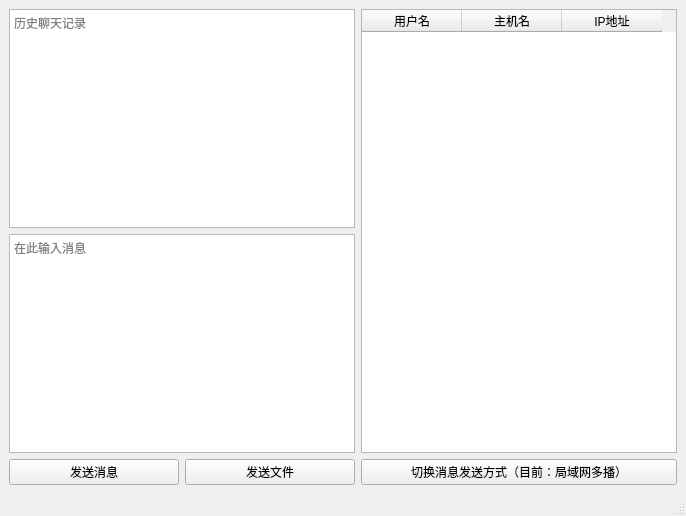
<?xml version="1.0" encoding="UTF-8"?>
<ui version="4.0">
 <class>ChatWindow</class>
 <widget class="QMainWindow" name="ChatWindow">
  <property name="geometry">
   <rect>
    <x>0</x>
    <y>0</y>
    <width>686</width>
    <height>516</height>
   </rect>
  </property>
  <property name="windowTitle">
   <string>ChatWindow</string>
  </property>
  <widget class="QWidget" name="centralwidget">
   <layout class="QGridLayout" name="gridLayout">
    <item row="0" column="0" colspan="2">
     <widget class="QTextBrowser" name="messageTextBrowser">
      <property name="placeholderText">
       <string>历史聊天记录</string>
      </property>
     </widget>
    </item>
    <item row="1" column="0" colspan="2">
     <widget class="QTextEdit" name="messageTextEdit">
      <property name="placeholderText">
       <string>在此输入消息</string>
      </property>
     </widget>
    </item>
    <item row="2" column="0">
     <widget class="QPushButton" name="sendMessageButton">
      <property name="text">
       <string>发送消息</string>
      </property>
     </widget>
    </item>
    <item row="2" column="1">
     <widget class="QPushButton" name="sendFileButton">
      <property name="text">
       <string>发送文件</string>
      </property>
     </widget>
    </item>
    <item row="0" column="2" rowspan="2" alignment="Qt::AlignRight">
     <widget class="QTableWidget" name="userTableWidget">
      <property name="sizeAdjustPolicy">
       <enum>QAbstractScrollArea::AdjustToContents</enum>
      </property>
      <property name="editTriggers">
       <set>QAbstractItemView::NoEditTriggers</set>
      </property>
      <property name="selectionMode">
       <enum>QAbstractItemView::SingleSelection</enum>
      </property>
      <property name="selectionBehavior">
       <enum>QAbstractItemView::SelectRows</enum>
      </property>
      <column>
       <property name="text">
        <string>用户名</string>
       </property>
      </column>
      <column>
       <property name="text">
        <string>主机名</string>
       </property>
      </column>
      <column>
       <property name="text">
        <string>IP地址</string>
       </property>
      </column>
     </widget>
    </item>
    <item row="2" column="2">
     <widget class="QPushButton" name="switchCastTypeButton">
      <property name="text">
       <string>切换消息发送方式（目前：局域网多播）</string>
      </property>
     </widget>
    </item>
   </layout>
  </widget>
  <widget class="QStatusBar" name="statusBar"/>
  <action name="actionport">
   <property name="text">
    <string>port</string>
   </property>
  </action>
 </widget>
 <resources/>
 <connections/>
</ui>
